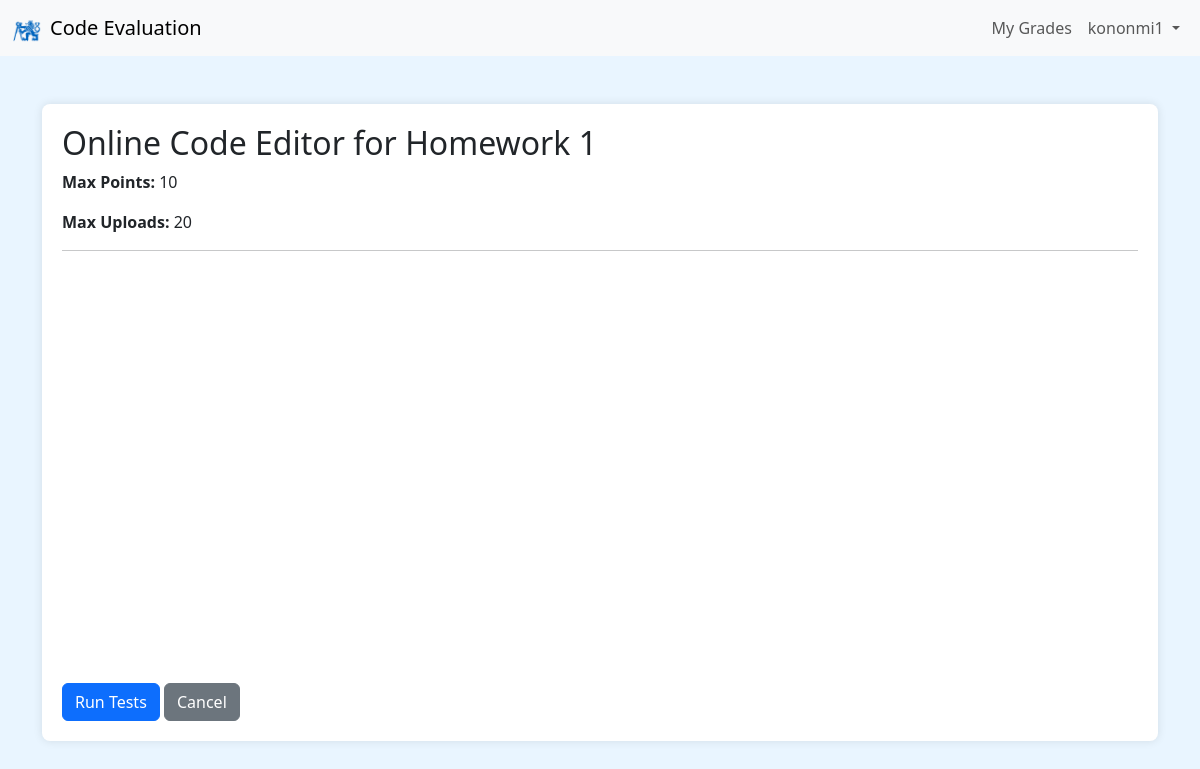
The page /PDA/1/code-editor/ (signed in) on the database its author committed.
### upload/models.py (models this page shows, shortened)
class Assignment(models.Model):
    subject = models.ForeignKey(Subject, on_delete=models.CASCADE, related_name='assignments')
    name = models.CharField(max_length=100)
    description = models.TextField()
    deadline = models.DateField()
    number = models.PositiveIntegerField()
    max_points = models.PositiveIntegerField(default=10, help_text="Maximum points for this assignment.")
    max_uploads = models.PositiveIntegerField(default=20, help_text="Maximum number of downloads for a student.")

### upload/views.py (the view, shortened to what this page needs)
# urls.py: path('<str:subject_name>/<int:assignment_id>/code-editor/', views.assignment_code_editor, name='assignment_code_editor'),
@login_required
def assignment_code_editor(request, subject_name, assignment_id):
    assignment = get_object_or_404(Assignment, subject__name=subject_name, id=assignment_id)
    documents = Document.objects.filter(assignment=assignment, user=request.user).order_by('-uploaded_at')
    user_uploads_count = documents.count()
    if user_uploads_count >= assignment.max_uploads:
        messages.error(request, "Upload limit reached. Cannot open code editor.")
        return redirect('upload:assignment_detail', subject_name=subject_name, assignment_id=assignment_id)
    latest_doc = documents.first()
    initial_code = ""
    if latest_doc:
        try:
            with open(latest_doc.document.path, 'r') as f:
                initial_code = f.read().rstrip('\n')
        except Exception as e:
            initial_code = f"# Cannot read last file: {e}"
    return render(request, 'upload/assignment_code_editor.html', {
        'assignment': assignment,
        'initial_code': initial_code,
    })

### upload/context_processors.py (called while the page is built)
def is_teacher_context(request):
    if request.user.is_authenticated:
        is_teacher_flag = request.user.is_superuser or request.user.groups.filter(name="Teachers").exists()
    else:
        is_teacher_flag = False
    return {
        'is_teacher_flag': is_teacher_flag
    }

### upload/templates/upload/assignment_code_editor.html (shortened to what this page needs)
{% extends 'upload/base.html' %}
{% load static %}
{% block content %}
<div class="content-container">
    <h2>Online Code Editor for {{ assignment.name }}</h2>
    <p><strong>Max Points:</strong> {{ assignment.max_points }}</p>
    <p><strong>Max Uploads:</strong> {{ assignment.max_uploads }}</p>
    <hr>
    <form method="POST" id="code_form">
        <div id="editor" style="height: 400px; width: 100%;"></div>
        <div class="mt-3">
            <button type="submit" class="btn btn-primary">Run Tests</button>
            <a href="{% url 'upload:assignment_detail' subject_name=assignment.subject.name assignment_id=assignment.id %}"
               class="btn btn-secondary">Cancel</a>
        </div>
    </form>
</div>
{% endblock %}

### upload/templates/upload/base.html (shortened to what this page needs)
{% load crispy_forms_tags static %}
<!DOCTYPE html>
<html lang="en">
<head>
    <link href="https://cdn.jsdelivr.net/npm/bootstrap@5.3.0/dist/css/bootstrap.min.css" rel="stylesheet">
</head>
<body>
    <nav class="navbar navbar-expand-lg navbar-light bg-light">
        <div class="container-fluid">
            <a class="navbar-brand d-flex align-items-center" href="{% url 'upload:subject_list' %}">
                <img src="{% static 'CVUT_znak.png' %}" alt="Logo" width="30" height="30" class="d-inline-block align-text-top me-2">
                Code Evaluation
            </a>
            <div class="collapse navbar-collapse" id="navbarNav">
                <ul class="navbar-nav ms-auto">
                    {% if user.is_authenticated %}
                        <li class="nav-item">
                            <a class="nav-link" href="{% url 'upload:grades_overview' %}">My Grades</a>
                        </li>
                        <li class="nav-item dropdown">
                            <a class="nav-link dropdown-toggle" href="#" id="userDropdown" role="button" data-bs-toggle="dropdown" aria-expanded="false">
                                {{ user.username }}
                            </a>
                        </li>
                    {% endif %}
                </ul>
            </div>
        </div>
    </nav>
    <div class="container mt-5">
        {% block content %}
        {% endblock %}
    </div>
</body>
</html>

### upload/templates/upload/base.html (style rules this page uses)
body { background-color: #e9f5ff; }
.content-container { background-color: white; padding: 20px; border-radius: 8px; box-shadow: 0 0 10px rgba(0, 0, 0, 0.1); }

### rows shown on the page
Assignment: name "Homework 1", max_points "10", max_uploads "20"

### other values the page prints
{{ user.username }} "kononmi1"
